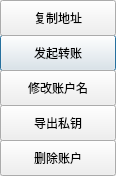
<?xml version="1.0" encoding="UTF-8"?>
<ui version="4.0">
 <class>RightClickMenuDialog</class>
 <widget class="QDialog" name="RightClickMenuDialog">
  <property name="geometry">
   <rect>
    <x>0</x>
    <y>0</y>
    <width>116</width>
    <height>176</height>
   </rect>
  </property>
  <property name="font">
   <font>
    <family>微软雅黑</family>
   </font>
  </property>
  <property name="windowTitle">
   <string>Dialog</string>
  </property>
  <widget class="QPushButton" name="transferBtn">
   <property name="geometry">
    <rect>
     <x>0</x>
     <y>35</y>
     <width>116</width>
     <height>36</height>
    </rect>
   </property>
   <property name="text">
    <string>发起转账</string>
   </property>
  </widget>
  <widget class="QPushButton" name="renameBtn">
   <property name="geometry">
    <rect>
     <x>0</x>
     <y>70</y>
     <width>116</width>
     <height>36</height>
    </rect>
   </property>
   <property name="text">
    <string>修改账户名</string>
   </property>
  </widget>
  <widget class="QPushButton" name="exportBtn">
   <property name="geometry">
    <rect>
     <x>0</x>
     <y>105</y>
     <width>116</width>
     <height>36</height>
    </rect>
   </property>
   <property name="text">
    <string>导出私钥</string>
   </property>
  </widget>
  <widget class="QPushButton" name="copyBtn">
   <property name="geometry">
    <rect>
     <x>0</x>
     <y>0</y>
     <width>116</width>
     <height>36</height>
    </rect>
   </property>
   <property name="text">
    <string>复制地址</string>
   </property>
  </widget>
  <widget class="QPushButton" name="deleteBtn">
   <property name="geometry">
    <rect>
     <x>0</x>
     <y>140</y>
     <width>116</width>
     <height>36</height>
    </rect>
   </property>
   <property name="text">
    <string>删除账户</string>
   </property>
  </widget>
 </widget>
 <resources/>
 <connections/>
</ui>
